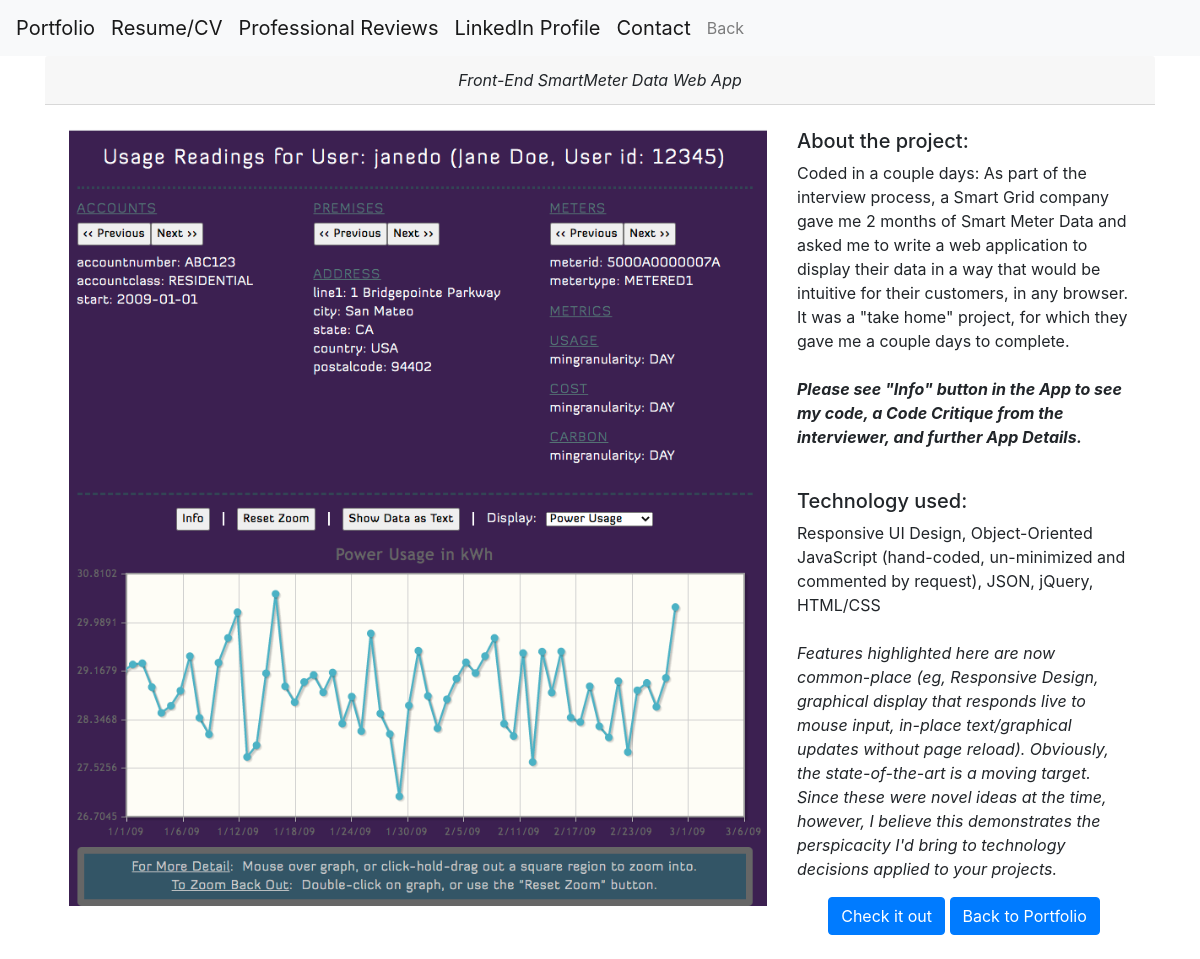
The page /projects/1 on the database as committed earlier.
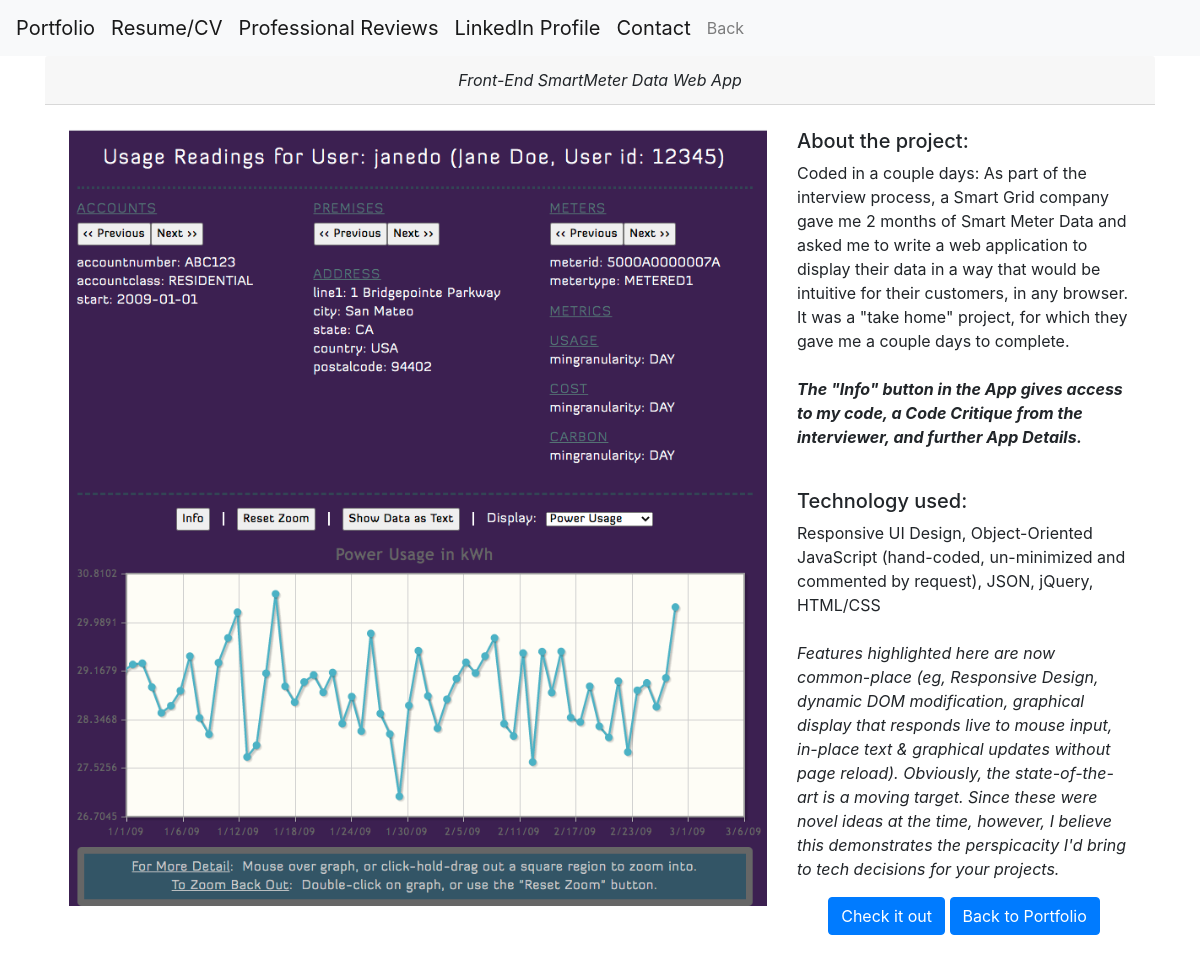
The same page on the database as committed later.
### projects/models.py (models this page shows, shortened)
class Project(models.Model):
    class Meta:
        ordering = ['order']
    order = models.PositiveSmallIntegerField(default=1)
    title = models.CharField(max_length=100, default='')
    description = models.TextField(default='')
    technology = models.TextField(default='')
    image = models.CharField(max_length=100)
    project_link = models.URLField(blank=True)  # Hyperlink to live app hosted elsewhere

### projects/views.py (the view)
# urls.py: path('<int:pk>', views.project_detail, name="project_detail"),
def project_detail(request, pk):
    project = Project.objects.get(pk=pk)
    return render(request, 'projects/project_detail.html', {'project': project})

### projects/templates/projects/project_detail.html
{% extends 'projects/base.html' %}
{% load static %}
{% block page_content %}
<div class="card-header text-center font-italic">{{ project.title }}</div>
<div class="p-4 row">
    <div class="col-md-8">
	  <a href="{{ project.project_link }}" target="_blank">
        <img src="{% static project.image %}"  alt="screenshot for {{project.title}} project" width="100%">
	  </a>
    </div>
    <div class="col-md-4">
        <h5>About the project:</h5>
        <p>{{ project.description|safe }}</p>
        <br>
        <h5>Technology used:</h5>
        <p>{{ project.technology|safe }}</p>
	    <div class="text-center">
		  <a href="{{ project.project_link }}" class="btn btn-primary" target="_blank">Check it out</a>
		  <a href="{% url 'projects:all_projects' %}"  class="btn btn-primary">Back to Portfolio</a>
		</div>
    </div>
</div>
{% endblock %}

Rows that differ between the two databases and show on the page:
changed Project "Front-End SmartMeter Data Web App": description "…couple days to complete. Please see \"Info\" button in the App to see my code, a Code…" → "…couple days to complete. The \"Info\" button in the App gives access to my code, a Code…"; technology "…common-place (eg, Responsive Design, graphical display that responds live to mouse input, in-place text/graphical updates without page reload). Obviously, the state-of-the-art is a moving target. Since these were novel ideas at the time, however, I believe this demonstrates the perspicacity I'd bring to technology decisions applied to your projects." → "…common-place (eg, Responsive Design, dynamic DOM modification, graphical display that responds live to mouse input, in-place text & graphical updates without page reload). Obviously, the state-of-the-art is a moving target. Since these were novel ideas at the time, however, I believe this demonstrates the perspicacity I'd bring to tech decisions for your projects."
